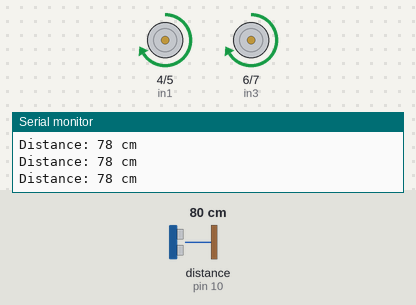
The sketch below on a simulated Arduino Uno, built with avr-gcc and run on an emulated ATmega328P. Shown: motor-driver pin pairs drawn as motors (green arrow = first pin HIGH = forward, orange = second pin HIGH = backward, longer = more drive, scaled by the enable pin), the last lines printed to the serial monitor. Wiring (inferred from the names in the program): ultrasonic range finder: trigger pin 9; echo pin 10. The test bench sets the inputs (shaded band); at power-on: distance to the obstacle (sensor on pin 10) 80 cm. The echo pulse lasts 58.3 µs per cm.

Above: at 1.2 s.
1.3 s: distance to the obstacle (sensor on pin 10) set to 18 cm
2.8 s: distance to the obstacle (sensor on pin 10) set to 15 cm
At 3.6 s:
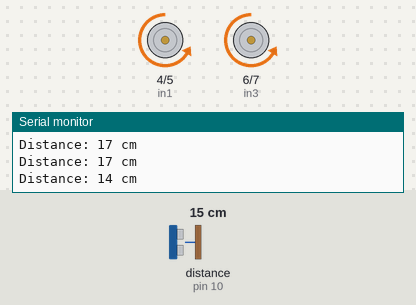
At 5.4 s:
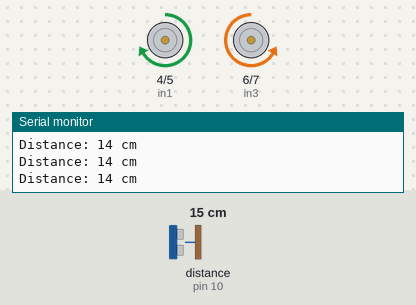
5.8 s: distance to the obstacle (sensor on pin 10) set to 35 cm
8.8 s: distance to the obstacle (sensor on pin 10) set to 2 cm
At 10.3 s:
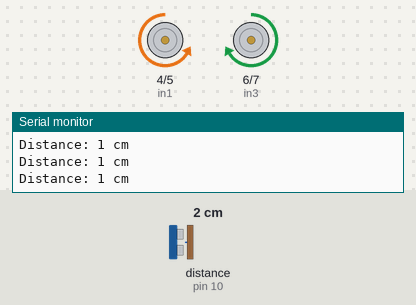
Timing chart, 0 to 12.8 s (numbered marks = the images above; inputs shaded):
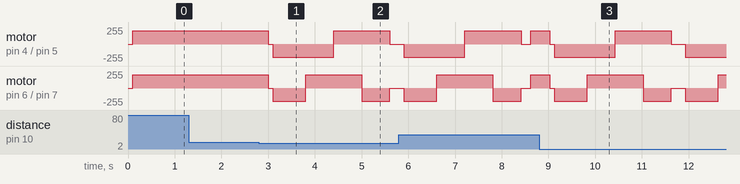

The sketch:

work_Training.ino
```cpp
const int trigPin = 9;
const int echoPin = 10;

long duration;
int distance;

int enA = 3;
int in1 = 4;
int in2 = 5;

int enB = 11;
int in3 = 6;
int in4 = 7;

void setup() {
  pinMode(enA, OUTPUT);
  pinMode(enB, OUTPUT);
  pinMode(in1, OUTPUT);
  pinMode(in2, OUTPUT);
  pinMode(in3, OUTPUT);
  pinMode(in4, OUTPUT);
  pinMode(trigPin, OUTPUT);
  pinMode(echoPin, INPUT);
  Serial.begin(9600);
}

void moveforWard() {
  // Turn on motor A
  digitalWrite(in1, HIGH);
  digitalWrite(in2, LOW);
  analogWrite(enA, 200);

  // Turn on motor B
  digitalWrite(in3, HIGH);
  digitalWrite(in4, LOW);
  analogWrite(enB, 200);
}

void movebackWard() {
  digitalWrite(in1, LOW);
  digitalWrite(in2, HIGH);
  analogWrite(enA, 120);
  digitalWrite(in3, LOW);
  digitalWrite(in4, HIGH);
  analogWrite(enB, 120);
}

void moveStop() {
  digitalWrite(in1, LOW);
  digitalWrite(in2, LOW);
  analogWrite(enA, 0);
  digitalWrite(in3, LOW);
  digitalWrite(in4, LOW);
  analogWrite(enB, 0);
}

void moveturnRigt() {
  digitalWrite(in1, HIGH);
  digitalWrite(in2, LOW);
  analogWrite(enA, 200);

  digitalWrite(in3, LOW);
  digitalWrite(in4, HIGH);
  analogWrite(enB, 200);
}

void moveturnLeft() {
  digitalWrite(in1, LOW);
  digitalWrite(in2, HIGH);
  analogWrite(enA, 200);

  digitalWrite(in3, HIGH);
  digitalWrite(in4, LOW);
  analogWrite(enB, 200);
}

int lookRight() {
  digitalWrite(in1, LOW);
  digitalWrite(in2, HIGH);
  delay(500);
  int distance = readPing();
  digitalWrite(in3, HIGH);
  digitalWrite(in4, LOW);
  delay(500);
  return distance;
}

int lookLeft() {
  digitalWrite(in1, HIGH);
  digitalWrite(in2, LOW);
  delay(500);
  int distance = readPing();
  digitalWrite(in3, LOW);
  digitalWrite(in4, HIGH);
  delay(500);
  return distance;
}

int readPing() {
  digitalWrite(trigPin, LOW);
  delayMicroseconds(2);

  digitalWrite(trigPin, HIGH);
  delayMicroseconds(10);
  digitalWrite(trigPin, LOW);

  duration = pulseIn(echoPin, HIGH);
  distance = duration * 0.034 / 2;

  Serial.print("Distance: ");
  Serial.print(distance);
  Serial.println(" cm");
  delay(100);
}

void loop() {
  int  distanceR = 0;
  int  distanceL = 0;

  readPing();
  if (distance <= 15) {
    moveStop();
    delay(100);
    movebackWard();
    delay(100);
    distanceR = lookRight();
    delay(100);
    distanceL = lookLeft();
    delay(100);
    if (distanceR >= distanceL) {
      moveturnRigt();
      moveStop();
    } else {
      moveturnLeft();
      moveStop();
    }
  } else {
    moveforWard();
  }
  distance = readPing();
}
```

Measured:
- the behaviour switches between 17 and 16 cm on distance to the obstacle (sensor on pin 10) (found by bisection; images 0 and 1)
